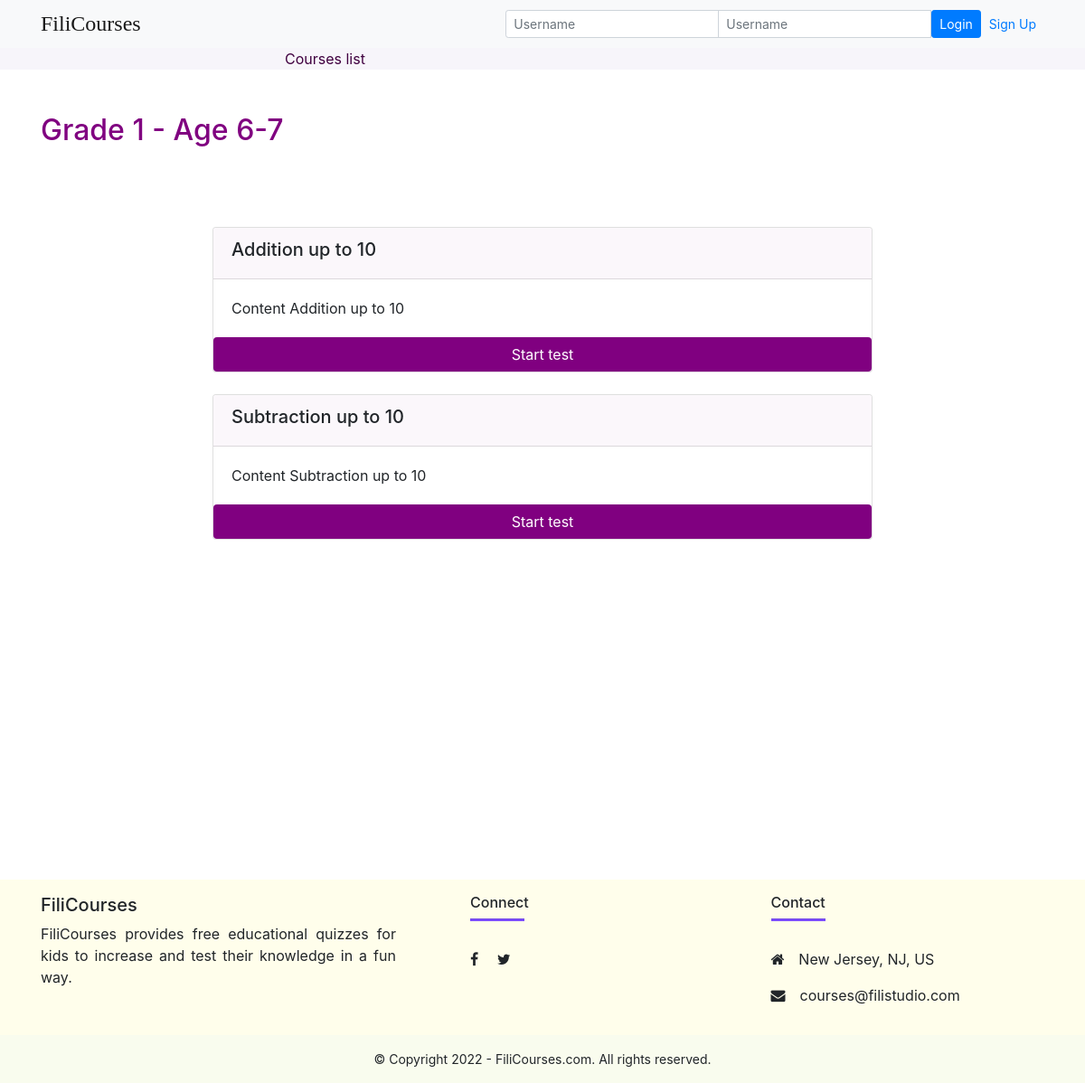
The app's page /grade/1/, older data.
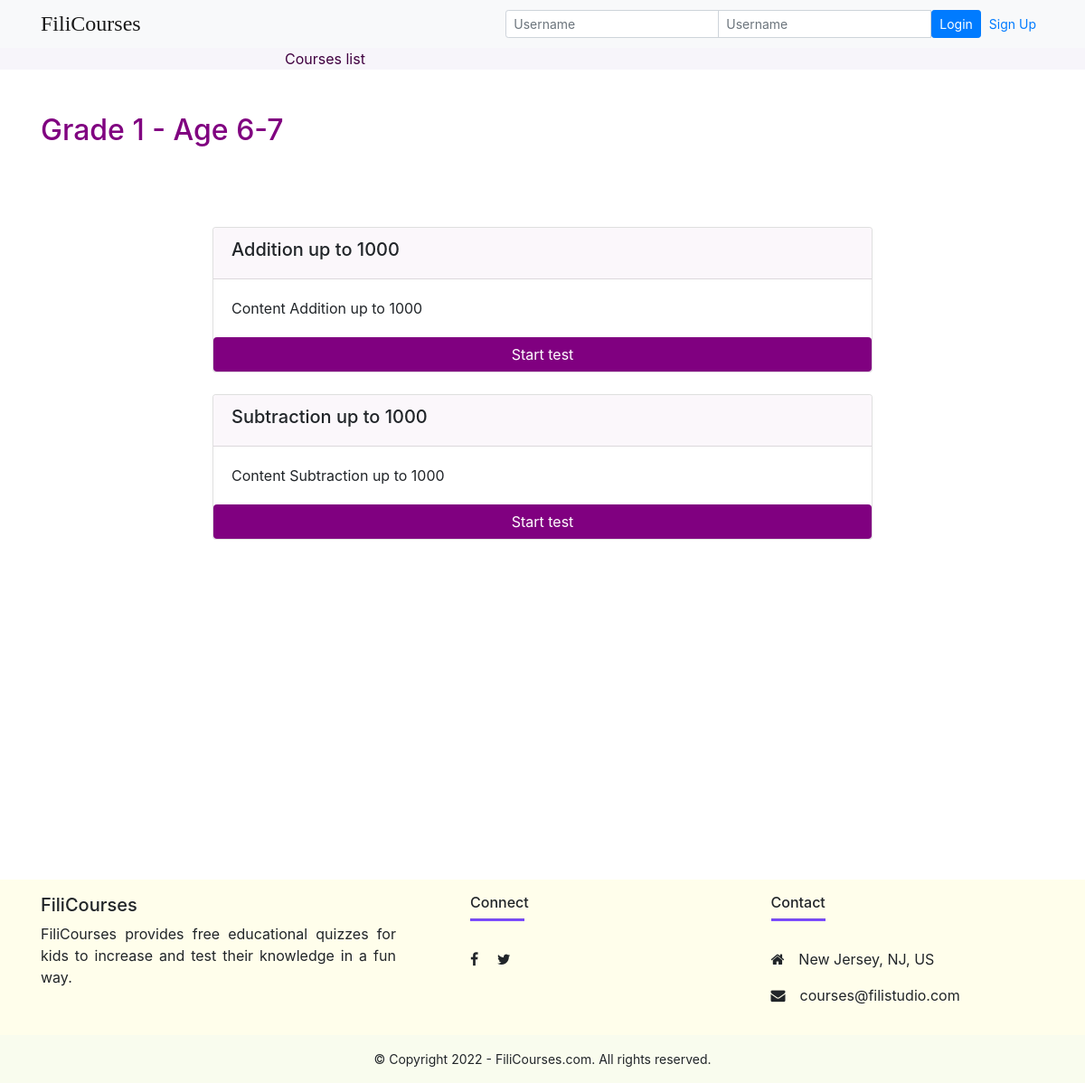
The same page, newer data.
### courses/models.py (models this page shows, shortened)
class Lesson(models.Model):
    title = models.CharField(max_length=200, default="Lesson title")
    order = models.IntegerField(default=0)
    image = models.CharField(max_length=2083, default="none")
    course = models.ForeignKey(Course, on_delete=models.CASCADE)
    content = models.TextField()

### courses/views.py (the view)
# urls.py: path('grade/<int:course_id>/', views.course_details, name='course_details'),
def course_details(request, course_id):
    course = get_object_or_404(Course, pk=course_id)
    return render(request, 'course_details.html', {'course': course})

### courses/templates/course_details.html (shortened to what this page needs)
{% extends "base.html" %}
{% block content %}
<div class="course-list">
    <div class="container w-50 mx-auto">
        <a class="link-unstyled" href="{% url 'courses:index' %}"> Courses list</a>
    </div>
</div>
<div class="container mt-5 mb-5 min-vh-100">
    <h2 class="mb-5 start-test-title">{{ course.name }}</h2>
    <div class="row">
        <div class="card-columns-vertical col-lg-8 mt-3 mx-auto">
            {% for lesson in course.lesson_set.all %}
            <div class="card mt-4">
                <div class="card-header card-header-purple">
                    <h5>{{lesson.title}}</h5>
                </div>
                <div class="card-body">{{lesson.content}}</div>
                <a class="btn btn-purple" href="{% url 'courses:start_test' course_id=course.id lesson_id=lesson.id %}">Start test</a>
            </div>
            {% endfor %}
        </div>
    </div>
</div>
{% endblock %}

Row changes from the older to the newer data that the page shows:
changed Lesson: title "Addition up to 10" → "Addition up to 1000"; content "Content Addition up to 10" → "Content Addition up to 1000"
changed Lesson: title "Subtraction up to 10" → "Subtraction up to 1000"; content "Content Subtraction up to 10" → "Content Subtraction up to 1000"
